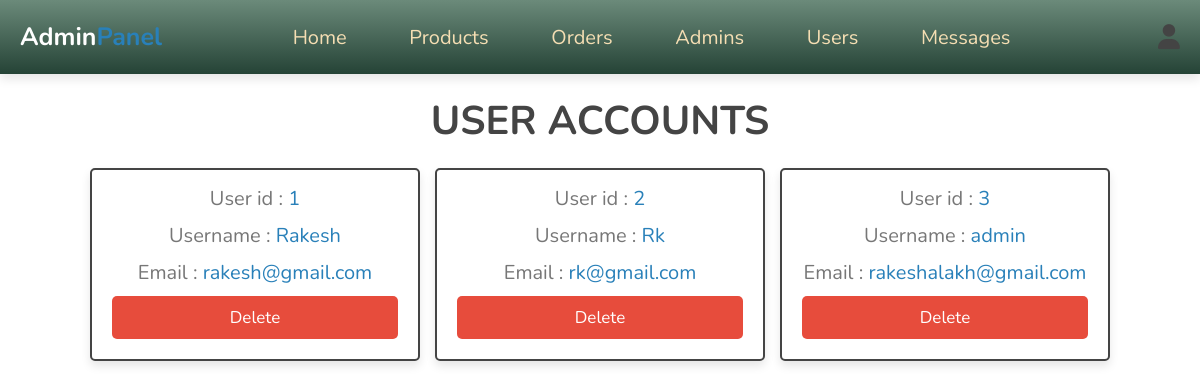
Page /admin/users_accounts.php (signed in) on the earlier database version.
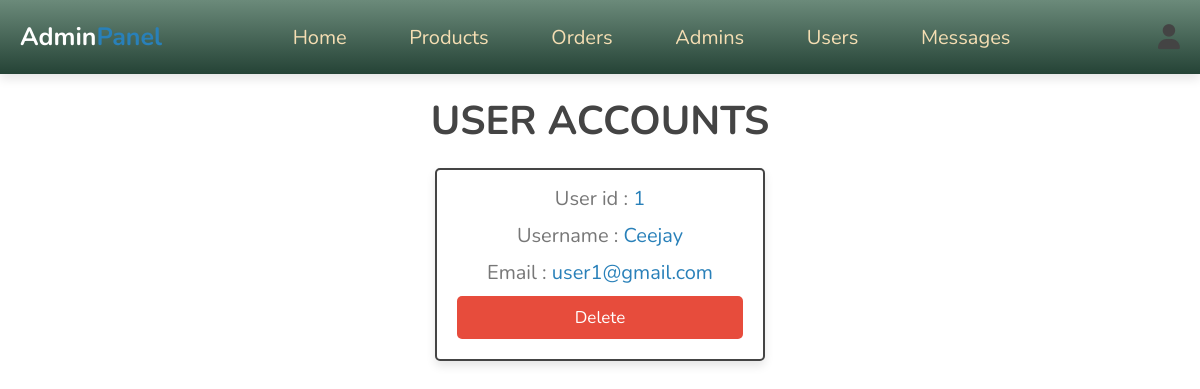
Same page on the later database version.
### tables this page shows
CREATE TABLE `users` (
  `id` int(100) NOT NULL,
  `name` varchar(20) NOT NULL,
  `email` varchar(50) NOT NULL,
  `password` varchar(50) NOT NULL
);

### admin/users_accounts.php (the view, shortened to what this page needs)
<?php
include '../components/connect.php';
?>
<!DOCTYPE html>
<html lang="en">
<head>
   <link rel="stylesheet" href="https://cdnjs.cloudflare.com/ajax/libs/font-awesome/6.1.1/css/all.min.css">
   <link rel="stylesheet" href="../css/admin_style.css">
</head>
<body>
<?php include '../components/admin_header.php'; ?>
<section class="accounts">
   <h1 class="heading">User accounts</h1>
   <div class="box-container">
   <?php
      $select_accounts = $conn->prepare("SELECT * FROM `users`");
      $select_accounts->execute();
      if($select_accounts->rowCount() > 0){
         while($fetch_accounts = $select_accounts->fetch(PDO::FETCH_ASSOC)){
   ?>
   <div class="box">
      <p> User id : <span><?= $fetch_accounts['id']; ?></span> </p>
      <p> Username : <span><?= $fetch_accounts['name']; ?></span> </p>
      <p> Email : <span><?= $fetch_accounts['email']; ?></span> </p>
      <a href="users_accounts.php?delete=<?= $fetch_accounts['id']; ?>" onclick="return confirm('delete this account? the user related information will also be delete!')" class="delete-btn">delete</a>
   </div>
   <?php
         }
      }else{
         echo '<p class="empty">no accounts available!</p>';
      }
   ?>
   </div>
</section>
</body>
</html>

Differences in the rows shown:
removed users: id "2", name "Rk", email "rk@gmail.com"
removed users: id "3", name "admin", email "rakeshalakh@gmail.com"
changed users id 1: name "Rakesh" → "Ceejay"; email "rakesh@gmail.com" → "user1@gmail.com"
